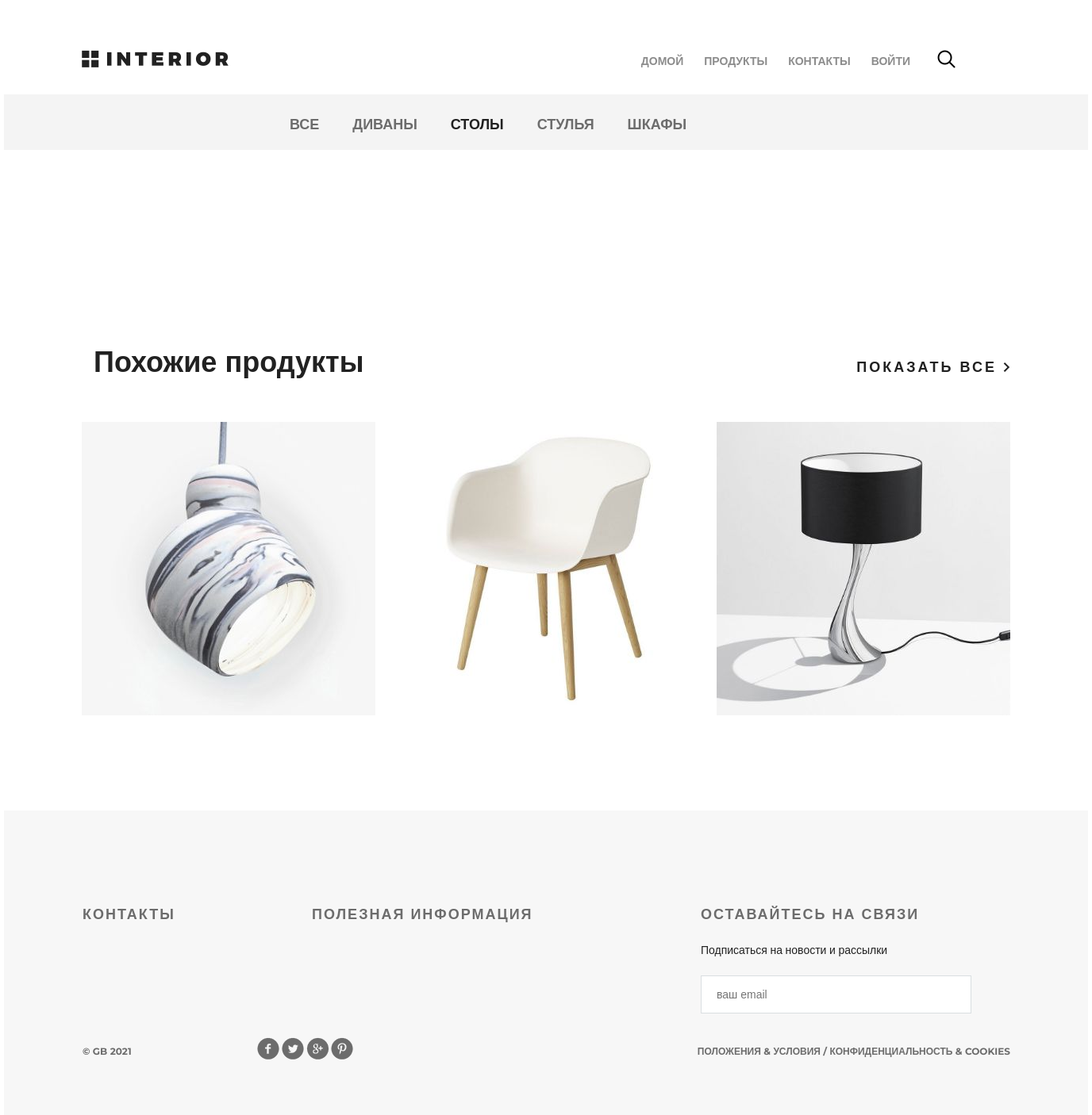
Screenshot of /products/2/ with the database file from the repository.
### mainapp/models.py (models this page shows, shortened)
class ProductCategory(models.Model):
    name = models.CharField(verbose_name='имя', max_length=64, unique=True)
    descriptions = models.TextField(verbose_name='описание', blank=True)

### mainapp/views.py (the view)
# urls.py: path('products/<int:category_id>/', views.show_category_products, name = 'categories'),
def show_category_products(request, category_id=None):
    links_menu = ProductCategory.objects.all().order_by('name')
    if category_id in (3, None): # пока привяжимся к id категории "ВСЕ"
        all_products = Products.objects.all()
    else:
        all_products = Products.objects.filter(category=category_id)
    context = {
        'main_menu': main_menu,
        'links_menu': links_menu,
        'products': all_products,
        'active_category_id': category_id, # передаем для установки активного класса - active
    }
    return render(request, 'mainapp/products.html', context = context)

### mainapp/templates/mainapp/products.html (shortened to what this page needs)
{% extends 'mainapp/base.html' %}
{% load static %}
		{% block menu %}
		<div class="hero-white">
			<div class="header clearfix">
				<a href="index.html" class="logo"></a>
				{% include 'mainapp/includes/inc_main_menu.html' %}
				<a href="#" class="search"></a>
                <a href="#" class="basket"></a>
			</div>
		</div>
		{% endblock %}
		{% block content %}
		<div class="details">
			<div class="links clearfix">
				{% include 'mainapp/includes/inc_categories_menu.html' %}
			</div>
			<div class="related">
				<div class="title clearfix">
					<h2>Похожие продукты</h2>
					<a class="explore" href="#">показать все <img src="{% static 'img/arrow.png' %}" alt=""></a>
				</div>
				<div class="related-products clearfix">
					<div class="block">
						<a href="#"><img src="{% static 'img/product-11.jpg' %}" alt="">
						</a>
					</div>
					<div class="block">
						<a href="#"><img src="{% static 'img/product-21.jpg' %}" alt="">
						</a>
					</div>
					<div class="block">
						<a href="#"><img src="{% static 'img/product-31.jpg' %}" alt="">
						</a>
					</div>
				</div>
			</div>
		</div>
		{% endblock %}

### mainapp/templates/mainapp/includes/inc_categories_menu.html
<ul class="links-menu">
    {% for link in links_menu %}
     <li>
        <a href = "{% url 'categories' link.id %}" class = "{% if active_category_id == link.id %}active{% endif %}">
          {{ link.name }}</a>
     </li>
    {% endfor %}
</ul>

### static/style.css (style rules this page uses)
* { margin: 0; padding: 0; }
body { font-family: 'Montserrat', sans-serif; }
html, body { height: 100%; }
.logo { background-image: url(img/logo.png); margin-top: 63px; width: 185px; height: 22px; float: left; }
.search { display: block; width: 23px; height: 23px; background-image: url(img/search.png); position: absolute; top: 63px; left: 1176px; }
.basket { display: block; width: 23px; height: 23px; background-image: url(img/basket.png); position: absolute; top: 63px; left: 1210px; }
.clearfix:after { content: ""; display: block; clear: both; }
.explore { text-transform: uppercase; color: #212121; font-size: 18px; font-weight: 700; line-height: 24px; text-align: center; float: right; margin-top: 138px; letter-spacing: 3px; text-decoration: none; }
.title { height: 152px; margin-right: 15px; }
.title h2 { float: left; margin-top: 118px; color: #212121; font-size: 36px; font-weight: 700; text-align: left; margin-left: 15px; }
.hero-white { background-color: #fff; height: 119px; padding-left: 98px; padding-right: 211px; position: relative; }
.links { height: 70px; background-color: #f4f4f4; position: relative; padding-left: 360px; }
.links-menu { margin: 27px auto 0px; position: absolute; }
.links-menu li { float: left; list-style-type: none; padding-right: 42px; }
.links-menu li a { text-decoration: none; color: #6c6c6c; font-size: 18px; font-weight: 700; text-transform: uppercase; }
.links-menu .active { color: #212121; font-size: 18px; font-weight: 700; }
.related { padding: 0px 98px; }
.related .title { height: 343px; margin-right: 0; }
.related .title h2 { margin-top: 245px; }
.related .title .explore { margin-top: 262px; }
.related-products { margin-bottom: 120px; }
.related-products .block a img { float: left; }
.related-products .block { float: left; margin-right: 30px; display: block; height: 370px; width: 370px; position: relative; }
.related-products .block:nth-child(3n) { margin-right: 0px; }

### rows the page displays
ProductCategory: name "ВСЕ"
ProductCategory: name "ДИВАНЫ"
ProductCategory: name "СТОЛЫ"
ProductCategory: name "СТУЛЬЯ"
ProductCategory: name "ШКАФЫ"

### other values shown
{{ link.name }} "ДОМОЙ" "ПРОДУКТЫ" "КОНТАКТЫ"
